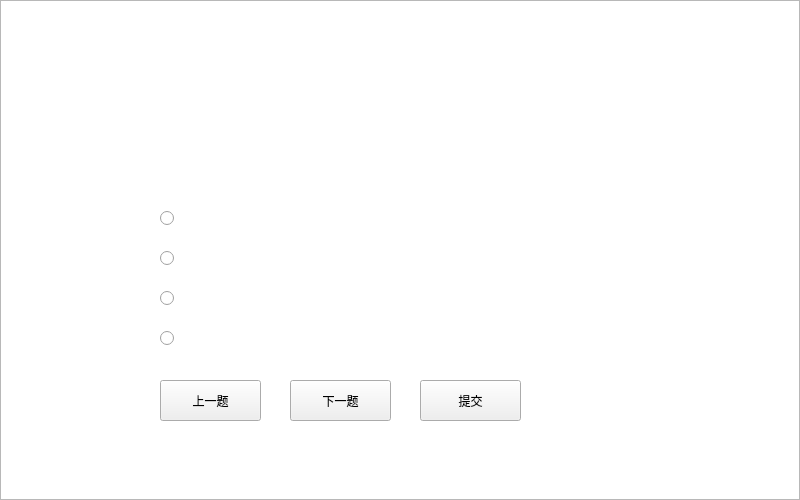
<?xml version="1.0" encoding="UTF-8"?>
<ui version="4.0">
 <class>AnswerClass</class>
 <widget class="QWidget" name="AnswerClass">
  <property name="geometry">
   <rect>
    <x>0</x>
    <y>0</y>
    <width>800</width>
    <height>500</height>
   </rect>
  </property>
  <property name="windowTitle">
   <string>答题</string>
  </property>
  <widget class="QGraphicsView" name="graphicsView">
   <property name="geometry">
    <rect>
     <x>0</x>
     <y>0</y>
     <width>800</width>
     <height>500</height>
    </rect>
   </property>
   <property name="styleSheet">
    <string notr="true">border-image: url(:/answer/answer_bkg.jpg);</string>
   </property>
  </widget>
  <widget class="QLabel" name="label">
   <property name="geometry">
    <rect>
     <x>150</x>
     <y>90</y>
     <width>511</width>
     <height>91</height>
    </rect>
   </property>
   <property name="font">
    <font>
     <family>微软雅黑</family>
     <pointsize>15</pointsize>
    </font>
   </property>
   <property name="styleSheet">
    <string notr="true">color: rgb(255, 255, 255);</string>
   </property>
   <property name="text">
    <string>1、这是测试这是测试这是测试这是测试这是测试这是测试这是测试这是测试这是测试这是测试这是测试这是测试这是测试这是测试</string>
   </property>
   <property name="textFormat">
    <enum>Qt::AutoText</enum>
   </property>
   <property name="wordWrap">
    <bool>true</bool>
   </property>
  </widget>
  <widget class="QRadioButton" name="answerABtn">
   <property name="geometry">
    <rect>
     <x>160</x>
     <y>210</y>
     <width>350</width>
     <height>16</height>
    </rect>
   </property>
   <property name="font">
    <font>
     <pointsize>15</pointsize>
    </font>
   </property>
   <property name="styleSheet">
    <string notr="true">color: rgb(255, 255, 255);</string>
   </property>
   <property name="text">
    <string>A、这是答案A</string>
   </property>
   <property name="iconSize">
    <size>
     <width>16</width>
     <height>16</height>
    </size>
   </property>
  </widget>
  <widget class="QRadioButton" name="answerBBtn">
   <property name="geometry">
    <rect>
     <x>160</x>
     <y>250</y>
     <width>350</width>
     <height>16</height>
    </rect>
   </property>
   <property name="font">
    <font>
     <pointsize>15</pointsize>
    </font>
   </property>
   <property name="styleSheet">
    <string notr="true">color: rgb(255, 255, 255);</string>
   </property>
   <property name="text">
    <string>B、这是答案B</string>
   </property>
  </widget>
  <widget class="QRadioButton" name="answerCBtn">
   <property name="geometry">
    <rect>
     <x>160</x>
     <y>290</y>
     <width>350</width>
     <height>16</height>
    </rect>
   </property>
   <property name="font">
    <font>
     <pointsize>15</pointsize>
    </font>
   </property>
   <property name="styleSheet">
    <string notr="true">color: rgb(255, 255, 255);</string>
   </property>
   <property name="text">
    <string>C、这是答案C</string>
   </property>
  </widget>
  <widget class="QRadioButton" name="answerDBtn">
   <property name="geometry">
    <rect>
     <x>160</x>
     <y>330</y>
     <width>350</width>
     <height>16</height>
    </rect>
   </property>
   <property name="font">
    <font>
     <pointsize>15</pointsize>
    </font>
   </property>
   <property name="styleSheet">
    <string notr="true">color: rgb(255, 255, 255);</string>
   </property>
   <property name="text">
    <string>D、这是答案D</string>
   </property>
  </widget>
  <widget class="QPushButton" name="nextQBtn">
   <property name="geometry">
    <rect>
     <x>290</x>
     <y>380</y>
     <width>101</width>
     <height>41</height>
    </rect>
   </property>
   <property name="text">
    <string>下一题</string>
   </property>
  </widget>
  <widget class="QPushButton" name="preQBtn">
   <property name="enabled">
    <bool>true</bool>
   </property>
   <property name="geometry">
    <rect>
     <x>160</x>
     <y>380</y>
     <width>101</width>
     <height>41</height>
    </rect>
   </property>
   <property name="text">
    <string>上一题</string>
   </property>
  </widget>
  <widget class="QPushButton" name="commitBtn">
   <property name="geometry">
    <rect>
     <x>420</x>
     <y>380</y>
     <width>101</width>
     <height>41</height>
    </rect>
   </property>
   <property name="text">
    <string>提交</string>
   </property>
  </widget>
 </widget>
 <resources>
  <include location="answer.qrc"/>
 </resources>
 <connections/>
</ui>
